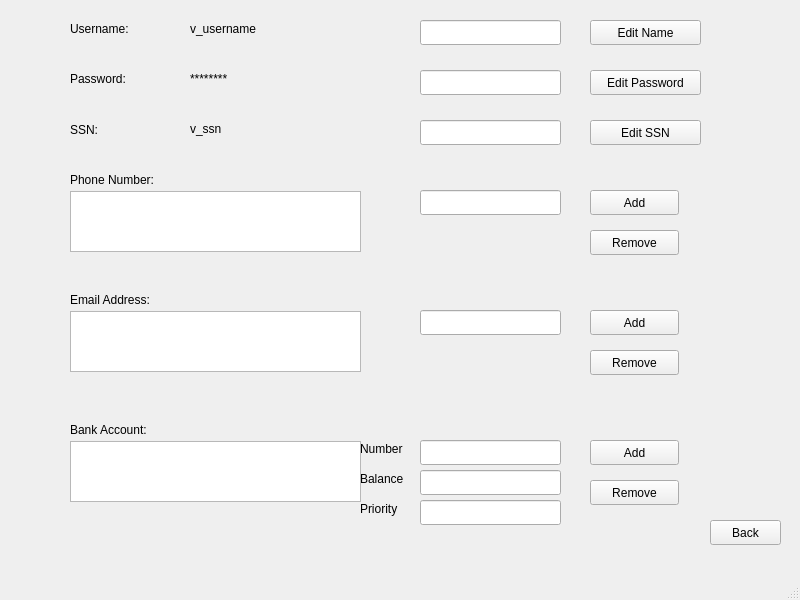
<?xml version="1.0" encoding="UTF-8"?>
<ui version="4.0">
 <class>AccountWindow</class>
 <widget class="QMainWindow" name="AccountWindow">
  <property name="geometry">
   <rect>
    <x>0</x>
    <y>0</y>
    <width>800</width>
    <height>600</height>
   </rect>
  </property>
  <property name="windowTitle">
   <string>MainWindow</string>
  </property>
  <widget class="QWidget" name="centralwidget">
   <widget class="QLabel" name="passwordLabel">
    <property name="geometry">
     <rect>
      <x>70</x>
      <y>70</y>
      <width>71</width>
      <height>17</height>
     </rect>
    </property>
    <property name="text">
     <string>Password:</string>
    </property>
   </widget>
   <widget class="QLabel" name="v_password">
    <property name="geometry">
     <rect>
      <x>190</x>
      <y>70</y>
      <width>111</width>
      <height>17</height>
     </rect>
    </property>
    <property name="text">
     <string>********</string>
    </property>
   </widget>
   <widget class="QLineEdit" name="passwordInput">
    <property name="geometry">
     <rect>
      <x>420</x>
      <y>70</y>
      <width>141</width>
      <height>25</height>
     </rect>
    </property>
   </widget>
   <widget class="QPushButton" name="editpasswordButton">
    <property name="geometry">
     <rect>
      <x>590</x>
      <y>70</y>
      <width>111</width>
      <height>25</height>
     </rect>
    </property>
    <property name="text">
     <string>Edit Password</string>
    </property>
   </widget>
   <widget class="QLabel" name="ssnLabel">
    <property name="geometry">
     <rect>
      <x>70</x>
      <y>120</y>
      <width>71</width>
      <height>20</height>
     </rect>
    </property>
    <property name="text">
     <string>SSN:</string>
    </property>
   </widget>
   <widget class="QLabel" name="v_ssn">
    <property name="geometry">
     <rect>
      <x>190</x>
      <y>120</y>
      <width>111</width>
      <height>17</height>
     </rect>
    </property>
    <property name="text">
     <string>v_ssn</string>
    </property>
   </widget>
   <widget class="QPushButton" name="editssnButton">
    <property name="geometry">
     <rect>
      <x>590</x>
      <y>120</y>
      <width>111</width>
      <height>25</height>
     </rect>
    </property>
    <property name="text">
     <string>Edit SSN</string>
    </property>
   </widget>
   <widget class="QLabel" name="phoneLabel">
    <property name="geometry">
     <rect>
      <x>70</x>
      <y>170</y>
      <width>111</width>
      <height>20</height>
     </rect>
    </property>
    <property name="text">
     <string>Phone Number:</string>
    </property>
   </widget>
   <widget class="QListWidget" name="phoneList">
    <property name="geometry">
     <rect>
      <x>70</x>
      <y>191</y>
      <width>291</width>
      <height>61</height>
     </rect>
    </property>
   </widget>
   <widget class="QLineEdit" name="ssn_input">
    <property name="geometry">
     <rect>
      <x>420</x>
      <y>120</y>
      <width>141</width>
      <height>25</height>
     </rect>
    </property>
   </widget>
   <widget class="QLineEdit" name="phone_input">
    <property name="geometry">
     <rect>
      <x>420</x>
      <y>190</y>
      <width>141</width>
      <height>25</height>
     </rect>
    </property>
   </widget>
   <widget class="QPushButton" name="addphoneButton">
    <property name="geometry">
     <rect>
      <x>590</x>
      <y>190</y>
      <width>89</width>
      <height>25</height>
     </rect>
    </property>
    <property name="text">
     <string>Add</string>
    </property>
   </widget>
   <widget class="QPushButton" name="removephoneButton">
    <property name="geometry">
     <rect>
      <x>590</x>
      <y>230</y>
      <width>89</width>
      <height>25</height>
     </rect>
    </property>
    <property name="text">
     <string>Remove</string>
    </property>
   </widget>
   <widget class="QLabel" name="emailLabel">
    <property name="geometry">
     <rect>
      <x>70</x>
      <y>290</y>
      <width>111</width>
      <height>20</height>
     </rect>
    </property>
    <property name="text">
     <string>Email Address:</string>
    </property>
   </widget>
   <widget class="QListWidget" name="emailList">
    <property name="geometry">
     <rect>
      <x>70</x>
      <y>311</y>
      <width>291</width>
      <height>61</height>
     </rect>
    </property>
   </widget>
   <widget class="QPushButton" name="removeemailButton">
    <property name="geometry">
     <rect>
      <x>590</x>
      <y>350</y>
      <width>89</width>
      <height>25</height>
     </rect>
    </property>
    <property name="text">
     <string>Remove</string>
    </property>
   </widget>
   <widget class="QLineEdit" name="email_input">
    <property name="geometry">
     <rect>
      <x>420</x>
      <y>310</y>
      <width>141</width>
      <height>25</height>
     </rect>
    </property>
    <property name="text">
     <string/>
    </property>
   </widget>
   <widget class="QPushButton" name="addemailButton">
    <property name="geometry">
     <rect>
      <x>590</x>
      <y>310</y>
      <width>89</width>
      <height>25</height>
     </rect>
    </property>
    <property name="text">
     <string>Add</string>
    </property>
   </widget>
   <widget class="QLabel" name="bankLabel">
    <property name="geometry">
     <rect>
      <x>70</x>
      <y>420</y>
      <width>111</width>
      <height>20</height>
     </rect>
    </property>
    <property name="text">
     <string>Bank Account:</string>
    </property>
   </widget>
   <widget class="QListWidget" name="bankList">
    <property name="geometry">
     <rect>
      <x>70</x>
      <y>441</y>
      <width>291</width>
      <height>61</height>
     </rect>
    </property>
   </widget>
   <widget class="QPushButton" name="removebankButton">
    <property name="geometry">
     <rect>
      <x>590</x>
      <y>480</y>
      <width>89</width>
      <height>25</height>
     </rect>
    </property>
    <property name="text">
     <string>Remove</string>
    </property>
   </widget>
   <widget class="QLineEdit" name="banknumber_input">
    <property name="geometry">
     <rect>
      <x>420</x>
      <y>440</y>
      <width>141</width>
      <height>25</height>
     </rect>
    </property>
   </widget>
   <widget class="QPushButton" name="addbankButton">
    <property name="geometry">
     <rect>
      <x>590</x>
      <y>440</y>
      <width>89</width>
      <height>25</height>
     </rect>
    </property>
    <property name="text">
     <string>Add</string>
    </property>
   </widget>
   <widget class="QPushButton" name="backButton">
    <property name="geometry">
     <rect>
      <x>710</x>
      <y>520</y>
      <width>71</width>
      <height>25</height>
     </rect>
    </property>
    <property name="text">
     <string>Back</string>
    </property>
   </widget>
   <widget class="QLabel" name="usernameLabel">
    <property name="geometry">
     <rect>
      <x>70</x>
      <y>20</y>
      <width>71</width>
      <height>17</height>
     </rect>
    </property>
    <property name="text">
     <string>Username:</string>
    </property>
   </widget>
   <widget class="QLineEdit" name="usernameInput">
    <property name="geometry">
     <rect>
      <x>420</x>
      <y>20</y>
      <width>141</width>
      <height>25</height>
     </rect>
    </property>
   </widget>
   <widget class="QPushButton" name="editnameButton">
    <property name="geometry">
     <rect>
      <x>590</x>
      <y>20</y>
      <width>111</width>
      <height>25</height>
     </rect>
    </property>
    <property name="text">
     <string>Edit Name</string>
    </property>
   </widget>
   <widget class="QLabel" name="v_username">
    <property name="geometry">
     <rect>
      <x>190</x>
      <y>20</y>
      <width>111</width>
      <height>17</height>
     </rect>
    </property>
    <property name="text">
     <string>v_username</string>
    </property>
   </widget>
   <widget class="QLineEdit" name="bankbalance_input">
    <property name="geometry">
     <rect>
      <x>420</x>
      <y>470</y>
      <width>141</width>
      <height>25</height>
     </rect>
    </property>
   </widget>
   <widget class="QLineEdit" name="bankpriority_input">
    <property name="geometry">
     <rect>
      <x>420</x>
      <y>500</y>
      <width>141</width>
      <height>25</height>
     </rect>
    </property>
   </widget>
   <widget class="QLabel" name="banknumberLabel">
    <property name="geometry">
     <rect>
      <x>360</x>
      <y>440</y>
      <width>67</width>
      <height>17</height>
     </rect>
    </property>
    <property name="text">
     <string>Number</string>
    </property>
   </widget>
   <widget class="QLabel" name="bankbalanceLabel">
    <property name="geometry">
     <rect>
      <x>360</x>
      <y>470</y>
      <width>67</width>
      <height>17</height>
     </rect>
    </property>
    <property name="text">
     <string>Balance</string>
    </property>
   </widget>
   <widget class="QLabel" name="bankpriorityLabel">
    <property name="geometry">
     <rect>
      <x>360</x>
      <y>500</y>
      <width>67</width>
      <height>17</height>
     </rect>
    </property>
    <property name="text">
     <string>Priority</string>
    </property>
   </widget>
  </widget>
  <widget class="QMenuBar" name="menubar">
   <property name="geometry">
    <rect>
     <x>0</x>
     <y>0</y>
     <width>800</width>
     <height>28</height>
    </rect>
   </property>
  </widget>
  <widget class="QStatusBar" name="statusbar"/>
 </widget>
 <resources/>
 <connections/>
</ui>
